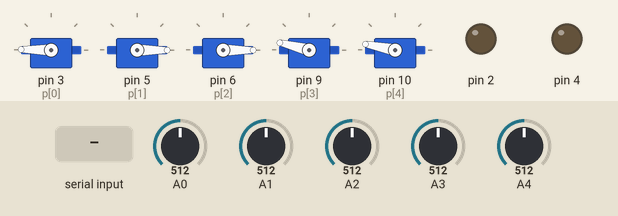
Bench run of a sketch on a simulated Arduino Uno, built with avr-gcc and run on an emulated ATmega328P. On the bench: 5 × servo, output pins drawn as LEDs (lit = HIGH). Dashed ring = blinking. Inputs (shaded band) come from the test bench; at power-on: A0 = 512, A1 = 512, A2 = 512, A3 = 512, A4 = 512.

Above: at 1.2 s.
1.3 s: "K" received over Serial
At 4.2 s:
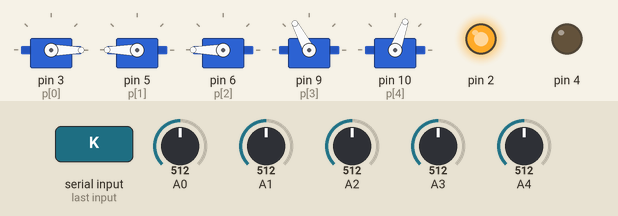
4.3 s: "O" received over Serial
At 5.62 s:
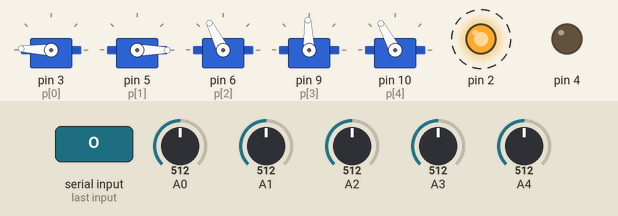
7.3 s: "P" received over Serial
At 9.5 s:
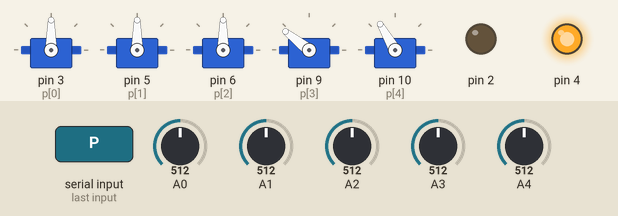
9.8 s: A0 set to 716
At 10.6 s:
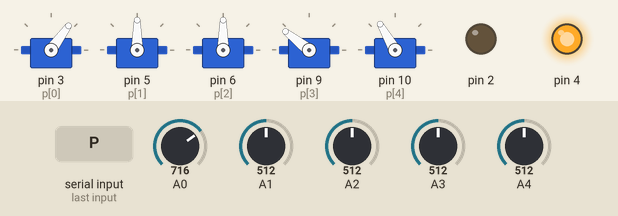
11.3 s: A1 set to 716
At 11.8 s:
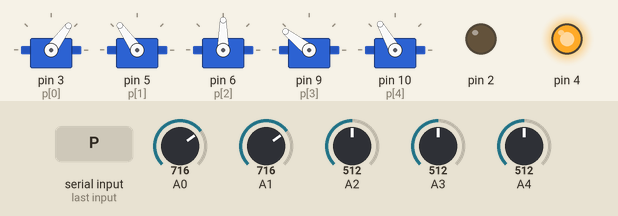
12.8 s: A2 set to 716
At 14.1 s:
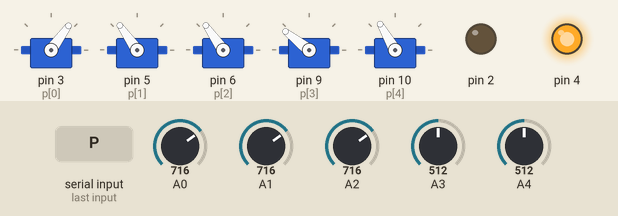
Timing chart, 0 to 15.3 s (numbered marks = the images above; inputs shaded):
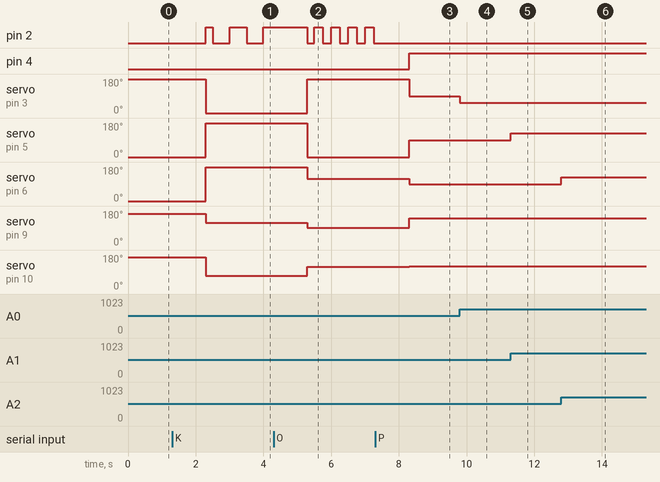

Measured:
- after the input at 1.3 s, pin 2: goes HIGH 0.20 s, LOW 0.50 s, HIGH 0.50 s, LOW 0.50 s, then HIGH, starting after 1.0 s; servo on pin 3 (p[0]): 179° → 0° after 1.0 s; servo on pin 5 (p[1]), servo on pin 6 (p[2]): 0° → 180° after 1.0 s; servo on pin 9 (p[3]): 166° → 118° after 1.0 s; servo on pin 10 (p[4]): 169° → 70° after 1.0 s
- after the input at 4.3 s, pin 2: alternates HIGH for 0.25 s and LOW for 0.25 s, starting after 1.0 s; servo on pin 3 (p[0]): 0° → 178° after 1.0 s; servo on pin 5 (p[1]): 180° → 0° after 1.0 s; servo on pin 6 (p[2]): 180° → 117° after 1.0 s; servo on pin 9 (p[3]): 118° → 92° after 1.0 s
- after the input at 7.3 s, pin 2: stops changing and stays LOW; pin 4: LOW → HIGH after 1.0 s; servo on pin 3 (p[0]): 178° → 90° after 1.0 s; servo on pin 5 (p[1]): 0° → 90° after 1.0 s; servo on pin 6 (p[2]): 117° → 90° after 1.0 s
- after the input at 9.8 s, servo on pin 3 (p[0]): 90° → 54° at once
- after the input at 11.3 s, servo on pin 5 (p[1]): 90° → 125° at once
- after the input at 12.8 s, servo on pin 6 (p[2]): 90° → 125° at once

The sketch:

Main.ino
```cpp
#include <Servo.h>
String n;
Servo s[5];
int p[5] = {3, 5, 6, 9 ,10};                    //пины для сервомоторов
int KA[5] = {0, 180, 180, 118, 70};             //Углы при кулаке
int LA[5] = {179, 0, 0, 166, 169};              //Углы при ладони
int OA[5] = {178, 0, 117, 92, 118};             //Углы при окее
long int Time;


void K(){ //функция жеста кулак
  for (int i = 0; i < 5; i ++){s[i].write(KA[i]);}
  if (Time % 1000 < 500){digitalWrite(2, 1);}     //Мигание светодиода
  else{digitalWrite(2, 0);}
  digitalWrite(4, 0);
  }


  void L(){ //Функция жеста ладонь
    for (int i = 0; i < 5; i ++){s[i].write(LA[i]);}
  digitalWrite(2, 0);
  digitalWrite(4, 0);
  }


void O(){ //Функция жеста Окей
  for (int i = 0; i < 5; i ++){s[i].write(OA[i]);}
  if (Time % 500 < 250){digitalWrite(2, 1);}     //Мигание светодиода
  else{digitalWrite(2, 0);}
  digitalWrite(4, 0);
  }


void P(){ //Функция ручного управления
    for ( int i = 0; i < 5; i++){
       s[i].write(map(analogRead(i), 0, 1023, LA[i], KA[i]));
    }
    digitalWrite(2,0);
    digitalWrite(4,1);
  }


void setup() {
  Serial.begin(9600);
  for (int i = 0; i < 5; i++){s[i].attach(p[i]);} //Назначение сервомоторам соответсвтующих пинов
  pinMode(2, OUTPUT);
  pinMode(4, OUTPUT);
  for (int i = 0; i < 5; i ++){s[i].write(LA[i]);}
}

void loop() {
  Time = millis();
  if (Serial.available() ){ //Проверка изменений в сериал порте
  n = Serial.readString();  //Получение значения
  }
  if (n == "K"){K();}       //Вызов функции в зависимости от пришедшего значения
  else if (n == "O"){O();}
  else if (n == "L"){L();}
  else if (n == "P"){P();}
}
```
